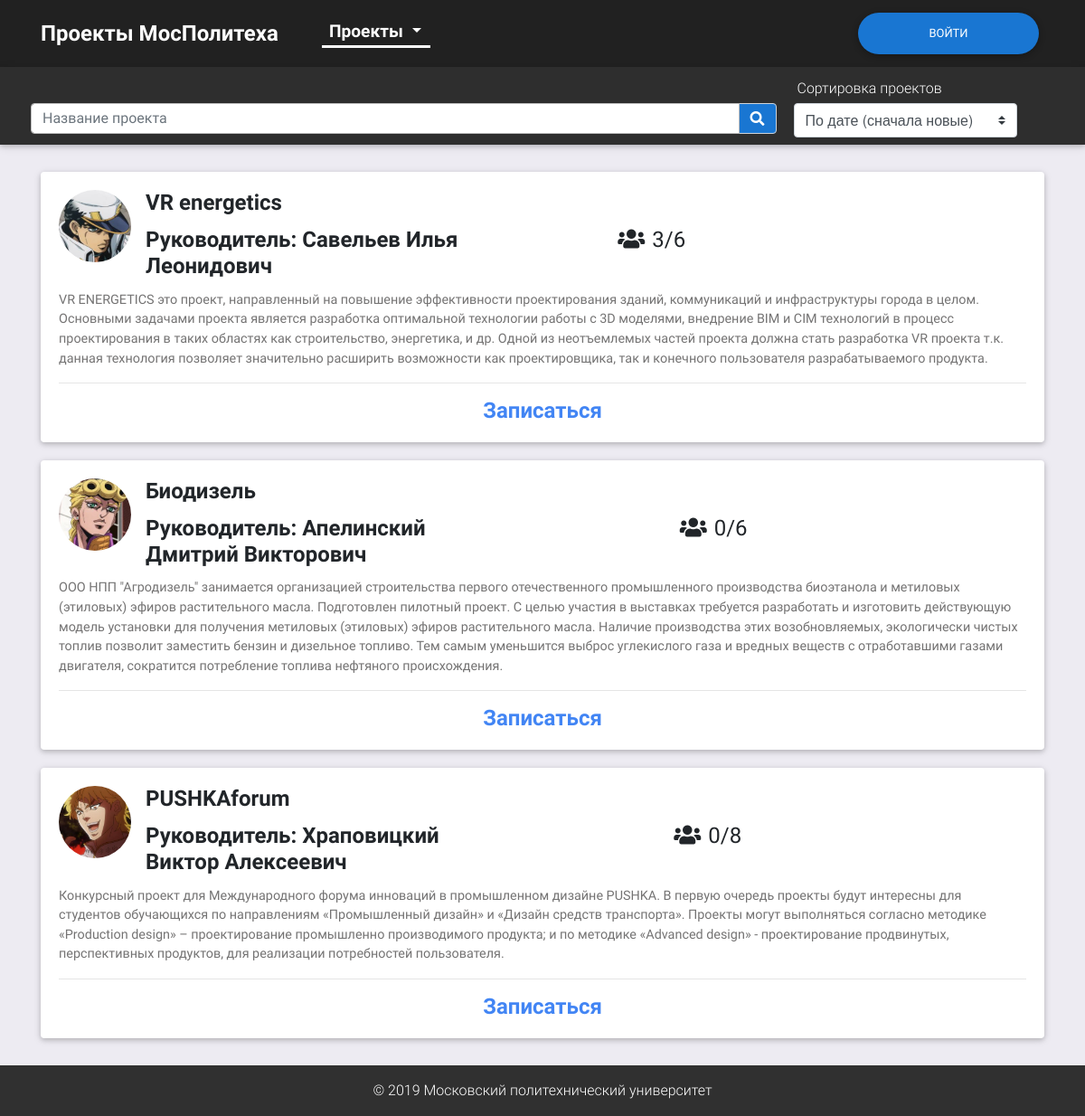
The page / on the database its author committed.
### tables this page shows
CREATE TABLE `projects` (
  `id` int(10) unsigned NOT NULL AUTO_INCREMENT,
  `image` text NOT NULL,
  `title` text NOT NULL,
  `head` text NOT NULL,
  `description` text NOT NULL,
  `capacity` int(11) NOT NULL,
  `fac` text NOT NULL,
  `creator_id` int(11) NOT NULL,
  `timeCreated` timestamp NOT NULL DEFAULT CURRENT_TIMESTAMP,
  PRIMARY KEY (`id`)
);

### config/routes.php (called while the page is built)
<?php
return array (
    'projects/search-(.*)/([ab][ab])/page-([0-9]+)' => 'home/index/$3/$2/$1',
    'projects/search-(.*)/page-([0-9]+)' => 'home/index/$2/no/$1/',
    'projects/search-(.*)/([ab][ab])' => 'home/index/1/$2/$1',
    'projects/search-(.*)' => 'home/index/1/no/$1',
    'projects/([а-яА-ЯЁёa-zA-Z]+)/([ab][ab])/page-([0-9]+)' => 'home/category/$1/$3/$2',
    'projects/([а-яА-ЯЁёa-zA-Z]+)/([ab][ab])' => 'home/category/$1/1/$2',
    'projects/([ab][ab])/page-([0-9]+)' => 'home/index/$2/$1',
    'projects/([а-яА-ЯЁёa-zA-Z]+)/page-([0-9]+)' => 'home/category/$1/$2',
    'projects/page-([0-9]+)' => 'home/index/$1',
    'page-([0-9]+)' => 'home/index/$1',
    'projects/([ab][ab])' => 'home/index/1/$1',
    'projects/([а-яА-ЯЁёa-zA-Z]+)' => 'home/category/$1',
    'projects' => 'home/index',
    'project/id-([0-9]+)' => 'project/index/$1',
    'profile/addproject' => 'profile/add',
    'login' => 'login/index',
    'logout' => 'login/logout',
    'profile' => 'profile/index',
    'newtype' => 'profile/newtype',
    'newacc' => 'profile/newaccount',
    'notfound' => 'notfound/index',
    '' => 'home/index',
    );

### controllers/HomeController.php (called while the page is built, shortened)
<?php
class HomeController
{
    public function actionIndex($page = 1, $sort = false, $search = false)
    {
        $search = urldecode($search);
        $projects = Project::getProjects($page, false, $search, $sort);
        $total = Project::getTotalProjects(false, $search);
        require(ROOT.'/views/home-page.phtml');
        return true;
    }
}

### index.php (called while the page is built, shortened)
<?php
$router = new Router();
$router->run();

### models/Project.php (called while the page is built, shortened)
<?php
class Project
{
    public static function getProjects($page = 1, $category = false, $search = false, $sort = false)
    {
        $page = intval($page);
        $offset = ($page - 1) * self::SHOW_BY_DEFAULT;
        $db = Db::getConnection();
        $projectList = array();
        if ($category)
            $sql = "SELECT id, title, image, head, capacity, description " . "FROM projects " . "WHERE fac = '".$category."' ";
        else if ($search)
            $sql = 'SELECT id, title, image, head, capacity, description ' . 'FROM projects WHERE title REGEXP "' . $search . '" OR head REGEXP "' . $search . '" ';
        else
            $sql = 'SELECT id, title, image, head, capacity, description ' . 'FROM projects ';
        if ($sort != false)
        {
            switch($sort) {
                case 'aa':
                    $sql .= 'ORDER BY timeCreated DESC ';
                    break;
                case 'ab':
                    $sql .= 'ORDER BY timeCreated ASC ';
                    break;
            }
        }
        else
            $sql .= 'ORDER BY timeCreated DESC ';
        $sql .= 'LIMIT ' .self::SHOW_BY_DEFAULT. ' OFFSET ' . $offset;
        $result = $db->query($sql);
        $i = 0;
        while($row = $result->fetch()) {
            $projectList[$i]['id'] = $row['id'];
            $projectList[$i]['title'] = $row['title'];
            $projectList[$i]['image'] = $row['image'];
            $projectList[$i]['head'] = $row['head'];
            $projectList[$i]['capacity'] = $row['capacity'];
            $projectList[$i]['description'] = $row['description'];
            $i++;
        }
        return $projectList;
    }
    public static function getTotalProjects($category = false, $search = false)
    {
        $db = Db::getConnection();
        if ($category)
            $result = $db->query("SELECT count(id) AS count FROM projects WHERE fac = '" . $category ."'");
        else if ($search)
            $result = $db->query('SELECT count(id) AS count FROM projects WHERE title REGEXP "' . $search . '" OR head REGEXP "' . $search . '"');
        else
            $result = $db->query('SELECT count(id) AS count FROM projects');
        $result->setFetchMode(PDO::FETCH_ASSOC);
        $row = $result->fetch();
        return $row['count'];
    }
    public static function getApprovedTeams($projectId)
    {
        $db = Db::getConnection();
        $result = $db->query('SELECT COUNT(*) as count FROM approved WHERE project_id=' . $projectId);
        $result->setFetchMode(PDO::FETCH_ASSOC);
        $result = $result->fetch();
        return $result['count'];
    }
}

### views/home-page.phtml (the view, shortened to what this page needs)
<?php $site = 'Проекты'; include(ROOT.'/views/layouts/header.phtml'); ?>
  <main class="flex-fill">
        <div class="container">
            <?php if ($total): ?>
                <?php foreach ($projects as $project): ?>
                <?php $approved_num = Project::getApprovedTeams($project['id']); ?>
                <div class="card">
                    <div class="card-body">
                        <div class="d-flex card-block-1">
                            <div class="view overlay mr-3 mb-2">
                                <?php if ($project['image'] != 'none'): ?>
                                <img class="card-img-top" style="border-radius: 50%; width: 80px; height: 80px;" src="/temp/<?php echo $project['image'] ?>" alt="Card image cap">
                                <?php else: ?>
                                <p>Нет Картинки</p>
                                <?php endif; ?>
                            </div>
                            <div>
                                <h4 class="card-title"><strong><?php echo $project['title'] ?></strong></h4>
                                <div class="row justify-content-between">
                                    <h4 class="card-title col-lg-7 col-md-9"><strong>Руководитель: <?php echo $project['head'] ?></strong></h4>
                                    <h4 class="pr-5 pl-3" style="width: 150px;"><i class="fas fa-users" aria-hidden="true" style="padding-right: 8px;"></i><?php echo ($approved_num.'/'.$project['capacity']) ?></h4>
                                </div>
                            </div>
                        </div>
                        <p class="card-text"><?php echo $project['description'] ?></p>
                        <hr>
                        <div class="d-flex justify-content-center align-items-center">
                            <a href="/project/id-<?php echo $project['id'] ?>" class="text-primary">
                                <h4 class="waves-effect waves-light"><strong>Записаться</strong></h4>
                            </a>
                        </div>
                    </div>
                </div>
                <?php endforeach; ?>
            <?php else: ?>
                <h1 class="d-flex justify-content-center">Не найдены проекты</h1>
            <?php endif; ?>
        </div>
  </main>
    <footer class="py-3">
    © 2019 Московский политехнический университет
  </footer>

### components/Router.php (shortened to what this page needs)
<?php
class Router
{
    private $routes;
    public function __construct()
    {
        $routesPath= ROOT.'/config/routes.php';
        $this->routes = include($routesPath);
    }
    private function getURI()
    {
        if (!empty($_SERVER['REQUEST_URI'])) {
            return trim($_SERVER['REQUEST_URI'], '/');
        }
    }
    public function run()
    {
        $uri = $this->getURI();
        $uri = urldecode($uri);
        foreach ($this->routes as $uriPattern => $path) {
            if (preg_match("~$uriPattern~", $uri)) {
                $internalRoute = preg_replace("~$uriPattern~", $path, $uri);
                $segments = explode('/', $internalRoute);
                $controllerName = array_shift($segments). 'Controller';
                $actionName = 'action' . ucfirst(array_shift($segments));
                $parameters = $segments;
                $controllerObject = new $controllerName;
                if (method_exists($controllerObject, $actionName)) {
                $result = call_user_func_array(array($controllerObject, $actionName), $parameters);}
                else
                {
                    self::ErrorPage404();
                }
                if ($result != null) {
                    break;
                }
            }
        }
    }
}
?>

### template/css/main.css (style rules this page uses)
body { background-color: #edebf2; min-height: 100vh; }
.row { justify-content: center; }
main { padding: 30px 0px 10px 0px; }
.card .view { height: 300px; }
.card .view.overlay { height: 100%; width: auto; max-height: 300px; }
.card .view img { display: block; margin-top: auto; margin-bottom: auto; }
.card { margin-bottom: 20px; }
.card-body a h4 { margin: 0; }
.card-block-1 { flex-direction: column; }
@media screen and (min-width: 1000px) { .card-block-1 { flex-direction: row; } }
footer { background-color: #303030; text-align: center; color: white; }

### rows shown on the page
projects: image (picture), title "VR energetics", head "Савельев Илья Леонидович", approved_num "3", capacity "6", description "VR ENERGETICS это проект, направленный на повышение эффективности проектирования зданий, коммуникаций и инфраструктуры города в целом. Основными задачами проекта является разработка оптимальной технологии работы с 3D моделями, внедрение BIM и CIM технологий в процесс проектирования в таких областях как строительство, энергетика, и др. Одной из неотъемлемых частей проекта должна стать разработка VR проекта т.к. данная технология позволяет значительно расширить возможности как проектировщика, так и конечного пользователя разрабатываемого продукта."
projects: image (picture), title "Биодизель", head "Апелинский Дмитрий Викторович", approved_num "0", capacity "6", description "ООО НПП \"Агродизель\" занимается организацией строительства первого отечественного промышленного производства биоэтанола и метиловых (этиловых) эфиров растительного масла. Подготовлен пилотный проект. С целью участия в выставках требуется разработать и изготовить действующую модель установки для получения метиловых (этиловых) эфиров растительного масла. Наличие производства этих возобновляемых, экологически чистых топлив позволит заместить бензин и дизельное топливо. Тем самым уменьшится выброс углекислого газа и вредных веществ с отработавшими газами двигателя, сократится потребление топлива нефтяного происхождения."
projects: image (picture), title "PUSHKAforum", head "Храповицкий Виктор Алексеевич", approved_num "0", capacity "8", description "Конкурсный проект для Международного форума инноваций в промышленном дизайне PUSHKA. В первую очередь проекты будут интересны для студентов обучающихся по направлениям «Промышленный дизайн» и «Дизайн средств транспорта». Проекты могут выполняться согласно методике «Production design» – проектирование промышленно производимого продукта; и по методике «Advanced design» - проектирование продвинутых, перспективных продуктов, для реализации потребностей пользователя."
